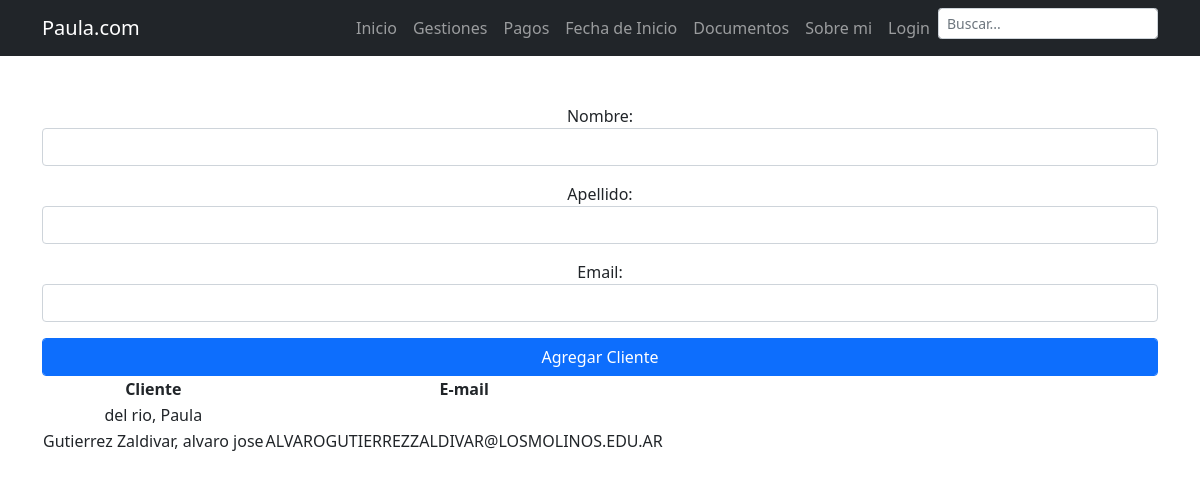
The app's page /, older data.
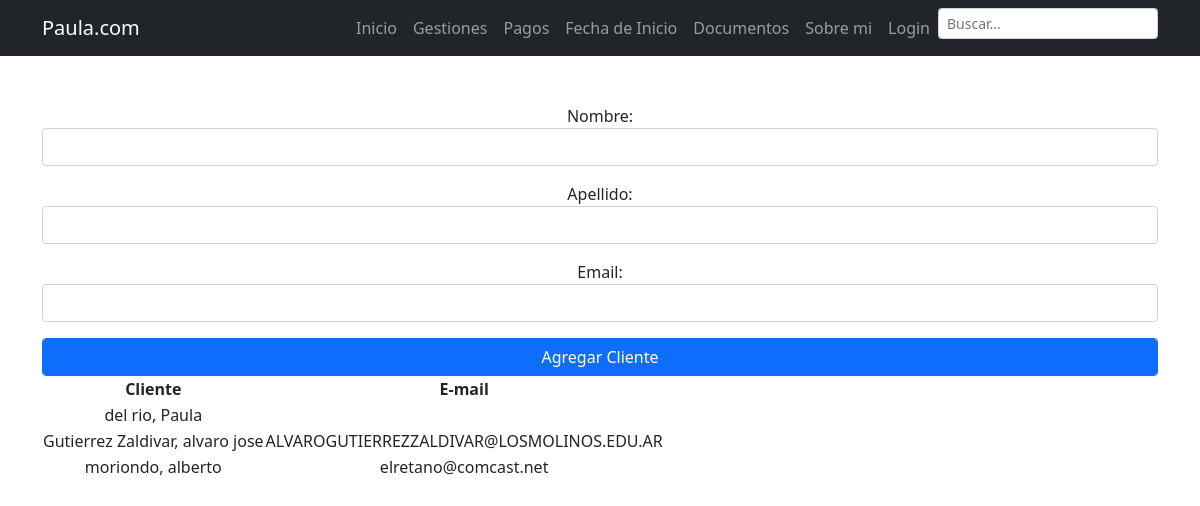
The same page, newer data.
### APPfinal/models.py (models this page shows, shortened)
class ModeloCliente(models.Model):
    nombre = models.CharField(max_length=40, null=False)
    apellido = models.CharField(max_length=40, null=False)
    email = models.EmailField(null=False)

### APPfinal/views.py (the view)
# urls.py: path('', clientes, name='Nombre'),
def clientes(request):
    miFormulario = FormularioCliente()
    misClientes = ModeloCliente.objects.all()
    if request.method == 'POST':
        miFormulario = FormularioCliente(request.POST)
        print(miFormulario)
        if miFormulario.is_valid:
            informacion = miFormulario.cleaned_data
            cliente = ModeloCliente(nombre = informacion['nombre'], apellido = informacion['apellido'], email = informacion['email'])
            cliente.save()
            return render(request, 'APPfinal/clientes.html', {'formulario':miFormulario, 'clientes':misClientes})
    else:
        return render(request, 'APPfinal/clientes.html', {'formulario':miFormulario, 'clientes':misClientes})

### APPfinal/forms.py
class FormularioCliente(forms.ModelForm):
    class Meta:
        model = ModeloCliente
        fields = '__all__'
        widgets = {
            'nombre': forms.TextInput(attrs={'class': 'form-control col-md-8'}),
            'apellido': forms.TextInput(attrs={'class': 'form-control col-md-8'}),
            'email': forms.EmailInput(attrs={'class': 'form-control col-md-8'}),
        }

### APPfinal/templates/APPfinal/clientes.html
{% extends 'index.html' %}
{% block content %}
<div class="text-center mt-5">
        <form action="" method="POST">{% csrf_token %}
            {{ formulario.as_p }}
            <input class="form-control btn btn-primary" type="submit" value="Agregar Cliente">
        </form>
        <table>
            <thead>
                <tr>
                    <th>Cliente</th>
                    <th>E-mail</th>
                </tr>
            </thead>
            <tbody>
                {% for cliente in clientes %}
                <tr>
                    <td>{{cliente.apellido}}, {{cliente.nombre}}</td>
                    <td>{{cliente.email}}</td>
                </tr>
                {% endfor %}
            </tbody>
        </table>
</div>
{% endblock %}

Row changes from the older to the newer data that the page shows:
added ModeloCliente: apellido "moriondo", nombre "alberto", email "elretano@comcast.net"
